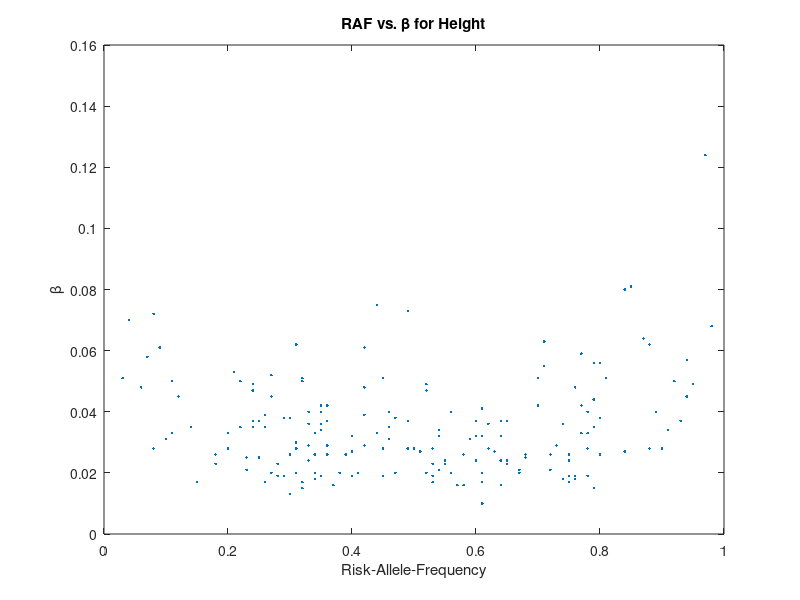

Source code (MATLAB): (Note: this script raises an error after producing the figure.)
% Temp script for analyzing height and T2D
% function temp_gwas_specific_traits()

% Deal with height: input effect size is in beta
H = [0.28	0.019
0.48	-0.049
0.59	0.031
0.26	-0.036
0.67	0.02
0.75	-0.025
0.12	0.045
0.61	0.02
0.37	-0.027
0.24	-0.048
0.58	-0.048
0.73	-0.045
0.43	-0.016
0.64	-0.042
0.53	-0.02
0.71	-0.019
0.47	-0.023
0.77	0.033
0.54	0.021
0.28	-0.026
0.91	-0.061
0.27	0.02
0.35	0.036
0.23	-0.059
0.67	-0.029
0.8	-0.033
0.08	0.028
0.79	0.044
0.9	0.028
0.55	0.023
0.19	-0.051
0.24	-0.018
0.9	-0.031
0.94	-0.048
0.55	-0.028
0.46	-0.032
0.88	0.028
0.22	-0.033
0.21	-0.035
0.25	-0.017
0.56	-0.075
0.31	0.03
0.39	0.026
0.36	0.026
0.85	0.081
0.2	0.028
0.47	0.038
0.68	-0.05
0.49	0.028
0.16	-0.08
0.24	-0.019
0.4	0.032
0.7	-0.026
0.56	0.04
0.07	-0.037
0.47	-0.019
0.4	-0.032
0.73	0.029
0.2	-0.038
0.25	-0.024
0.36	-0.032
0.22	-0.028
0.39	-0.01
0.54	-0.035
0.75	-0.037
0.7	0.051
0.39	-0.041
0.45	0.051
0.51	-0.037
0.92	-0.072
0.02	-0.068
0.22	-0.019
0.89	-0.033
0.52	0.02
0.68	-0.051
0.58	0.016
0.42	-0.026
0.5	0.028
0.76	-0.047
0.29	-0.055
0.4	-0.037
0.06	-0.045
0.3	-0.042
0.18	0.023
0.22	-0.04
0.3	0.038
0.32	-0.025
0.31	0.062
0.74	-0.017
0.69	-0.028
0.25	-0.019
0.87	0.064
0.72	-0.023
0.2	-0.056
0.6	0.024
0.32	0.017
0.11	-0.04
0.77	-0.021
0.53	0.028
0.24	0.037
0.44	0.033
0.04	0.07
0.92	0.05
0.23	0.025
0.25	-0.026
0.72	0.021
0.64	0.024
0.33	0.024
0.44	-0.02
0.49	-0.027
0.38	-0.036
0.11	0.05
0.55	-0.019
0.35	0.019
0.69	-0.02
0.34	0.02
0.18	0.026
0.06	-0.057
0.35	-0.023
0.14	0.035
0.41	0.02
0.62	0.028
0.64	-0.029
0.33	0.036
0.68	0.026
0.93	-0.058
0.49	0.073
0.35	0.042
0.22	0.05
0.46	-0.034
0.78	-0.035
0.62	-0.02
0.29	-0.063
0.4	0.019
0.29	0.038
0.58	-0.029
0.2	-0.026
0.36	-0.037
0.36	-0.016
0.05	-0.049
0.47	-0.017
0.91	0.034
0.97	-0.051
0.54	-0.031
0.48	-0.047
0.03	-0.124
0.88	0.062
0.68	-0.015
0.74	-0.039
0.46	0.04
0.34	0.033
0.79	0.015
0.61	0.017
0.33	-0.021
0.39	-0.032
0.15	0.017
0.45	-0.024
0.35	-0.037
0.3	0.013
0.34	0.018
0.65	-0.034
0.33	0.04
0.73	-0.052
0.34	0.026
0.79	0.056
0.58	-0.039
0.76	-0.035
0.6	-0.027
0.24	0.049
0.74	-0.035
0.46	-0.034
0.74	0.018
0.36	0.037
0.63	-0.016
0.65	-0.04
0.23	-0.042
0.58	-0.061
0.21	0.053
0.65	0.024
0.84	0.027]; 

beta = H(:,2); p = H(:,1);
sign_vec = (sign(beta) + 1) / 2;
p = p .* sign_vec + (1-p) .* (1-sign_vec);
h_liab = 2 .* beta.^2 .* p .* (1-p);
total_h_liab_height = sum(h_liab) % shoulf be ~8.8%
figure; plot(p, abs(beta), '.'); title('RAF vs. \beta for Height');
xlabel('Risk-Allele-Frequency'); ylabel('\beta');


GRR_vec_height = heritability_to_genetic_relative_risk(h_liab, 'liability', p, 0.1);
[lambda_s_vec lambda_s_add lambda_mz_add max_h_add max_V_add ...
    lambda_s_mult lambda_mz_mult h_mult V_mult sib_freq_mat ] = ...
    genetic_relative_risk_to_heritability( ...
    mat_into_vec(repmat(p, 1, 2)'), mat_into_vec(repmat(GRR_vec_height, 1, 2)'), 0.1);


figure; plot(p, GRR_vec_height, '.'); title('RAF vs. GRR for Height (\mu = 0.1)');
xlabel('Risk-Allele-Frequency'); ylabel('GRR');

lambda_s_vec2 = lambda_s_vec(1:2:end).^2;
figure; plot(cumsum(h_liab), cumprod(lambda_s_vec2), '.')
title('Variance explained for Height'); 
xlabel('Variance explained '); ylabel('Sibling Relative Risk Explained (Tall)');


%%%%%%%%%%%%%%%%%%%%%%%%%%%%%%%%%%%%%%%%%%%%%%%%%%%%%%%%%%%%%%%%%%%%%%%%%%%%%%%%%%%%%%%%%%%%%%%%%%%
% Deal with T2D: input effect size is GRR 
T = [0.46 	1.08 
0.26	1.07 
0.55	1.06 
0.48	1.05 
0.93	1.08 
0.52	1.07 
0.88	1.14 
0.1	1.08 
0.85	1.05 
0.6	1.05 
0.22	1.06 
0.21	1.32 
0.64	1.10 
0.28	1.08 ];



f_vec = mat_into_vec(repmat(T(:,1), 1, 2)');
GRR_vec = mat_into_vec(repmat(T(:,2), 1, 2)');
[lambda_s_vec lambda_s_add lambda_mz_add h_add V_add ...
    lambda_s_mult lambda_mz_mult h_mult V_mult sib_freq_mat h_liab] = ...
    genetic_relative_risk_to_heritability(f_vec, GRR_vec, 0.1);
total_lambda_s = prod(lambda_s_vec)

% Try 32 loci: 
read_voight_diabetes_loci;
voights_diabetes_loci_outfile = '../../common_disease_model/data/gwas_database_catalog/Voight_T2D_32_loci.txt';

% X = rmfield(X, 'pos_vec'); % why??
diabetes_prevalence = 0.08;
WriteDataFile(X, voights_diabetes_loci_outfile); 

MODY_freq = 0.008; MODY_GRR = 6;
X.GRR_vec = [X.GRR_vec' MODY_GRR]'; 
X.RAF_min = [X.RAF_min' MODY_freq]';
X.RAF_max = [X.RAF_max' MODY_freq]';

[min_lambda_s_vec lambda_s_add lambda_mz_add min_h_add min_V_add ...
    lambda_s_mult lambda_mz_mult h_mult V_mult sib_freq_mat min_h_liab] = ...
    genetic_relative_risk_to_heritability( ...
    mat_into_vec(repmat(X.RAF_min, 1, 2)'), mat_into_vec(repmat(X.GRR_vec, 1, 2)'), diabetes_prevalence);
total_min_lambda_s = prod(min_lambda_s_vec)

[max_lambda_s_vec lambda_s_add lambda_mz_add max_h_add max_V_add ...
    lambda_s_mult lambda_mz_mult h_mult V_mult sib_freq_mat max_h_liab] = ...
    genetic_relative_risk_to_heritability( ...
    mat_into_vec(repmat(X.RAF_max, 1, 2)'), mat_into_vec(repmat(X.GRR_vec, 1, 2)'), diabetes_prevalence);
total_max_lambda_s = prod(max_lambda_s_vec)

figure; plot(max_V_add ./ V_mult, max_lambda_s_vec, '.')
figure; plot(cumsum(max_V_add .* max_h_liab ./ max_h_add) ./ V_mult, cumprod(max_lambda_s_vec), '.')
title('Variance explained for Type 2 Diabetes'); 
xlabel('Variance explained (liability)'); ylabel('Sibling Relative Risk Explained');

prevalence = 0.08;
sqrt(heritability_to_mz_twin_risk( heritability_scale_change(0.26, 'binary', prevalence), prevalence))
sqrt(heritability_to_mz_twin_risk( heritability_scale_change(0.997, 'binary', prevalence), prevalence))

%% Try to replicate heritability estimates from twin pairs. Should get 26% !!! 
MZ_DZ_table = [XX YY; ZZ TT]; % counts of number of affected twins 
% First row: MZ, second row: DZ. First column: healthy, second column: sick
% Total of column: 5.9% * 303 = 18
% Total of table: 303 

[h h_add thresh mean_liability_given_affected] = ...
    family_segregation_to_heritability(family_tree, family_trait_values, scale, varargin)

h = mz_twin_risk_to_heritability(); % compute heritabiity using ...
h_x = heritability_scale_change(h, 'liability', prevalence) % get heritability on liability scale 




T2D_NHGRI = {'rs4430796','rs1470579','rs13081389','rs5945326','rs8042680','rs11634397','rs7957197','rs1552224', ...
    'rs231362','rs896854','rs972283','rs11642841','rs4760790','rs7903146','rs5015480','rs10965250','rs1387153', ...
    'rs7578326','rs1531343','rs13292136','rs243021','rs1801214','rs3802177','rs4457053','rs10440833','rs849134'};


T2D_V32 = {'rs10923931','rs11899863','rs13081389','rs6795735','rs1470579','rs1801214', ...
'rs10440833','rs849134','rs3802177','rs10965250','rs12779790','rs5015480','rs7903146','rs163184', ... 
'rs5215','rs4760790','rs11642841','rs4430796','rs1387153','rs7578326','rs243021','rs4457053', ...
'rs972283','rs896854','rs13292136','rs231362','rs1552224','rs1531343','rs7957197','rs11634397','rs8042680','rs5945326'};


